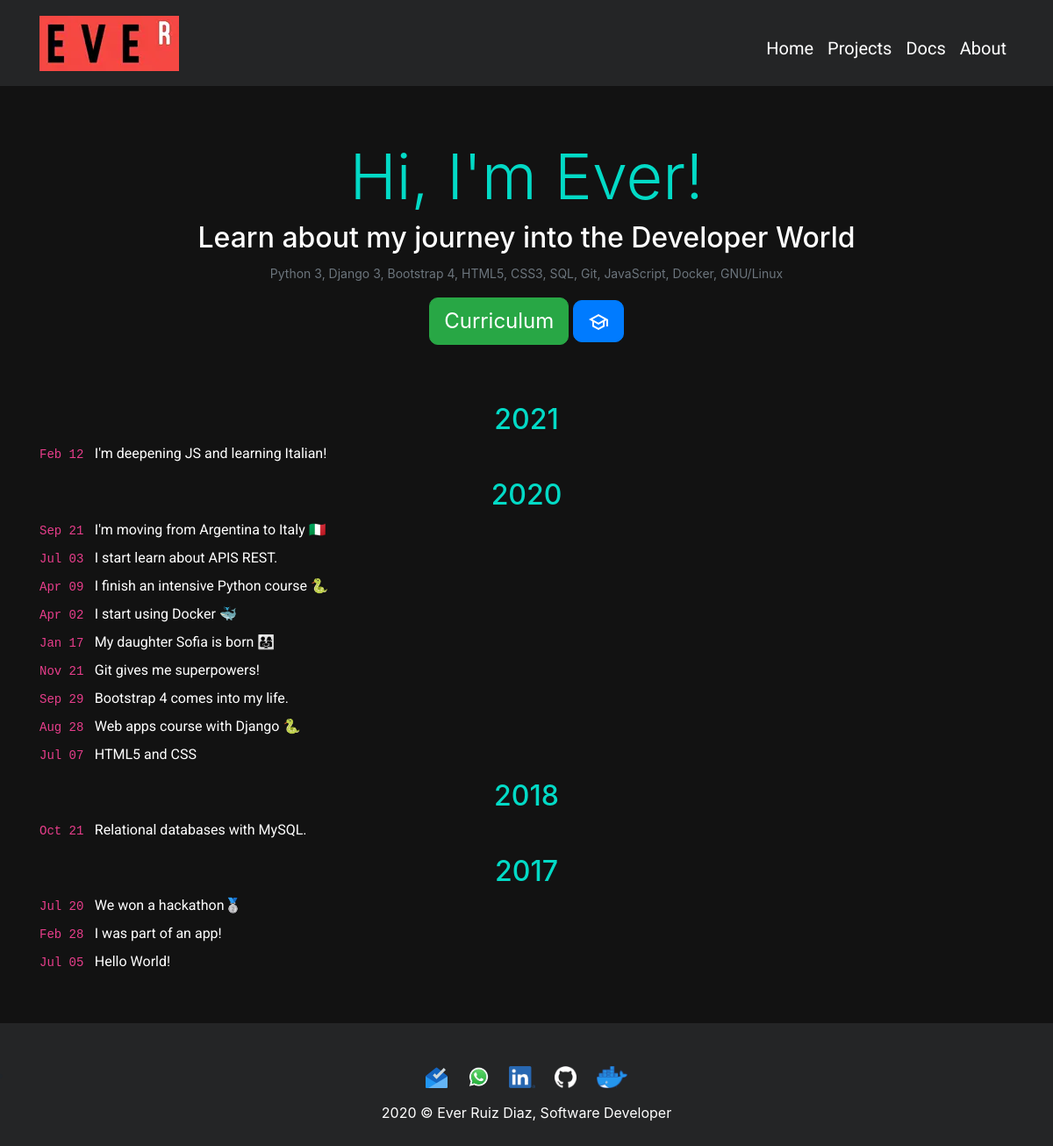
The app's page /, older data.
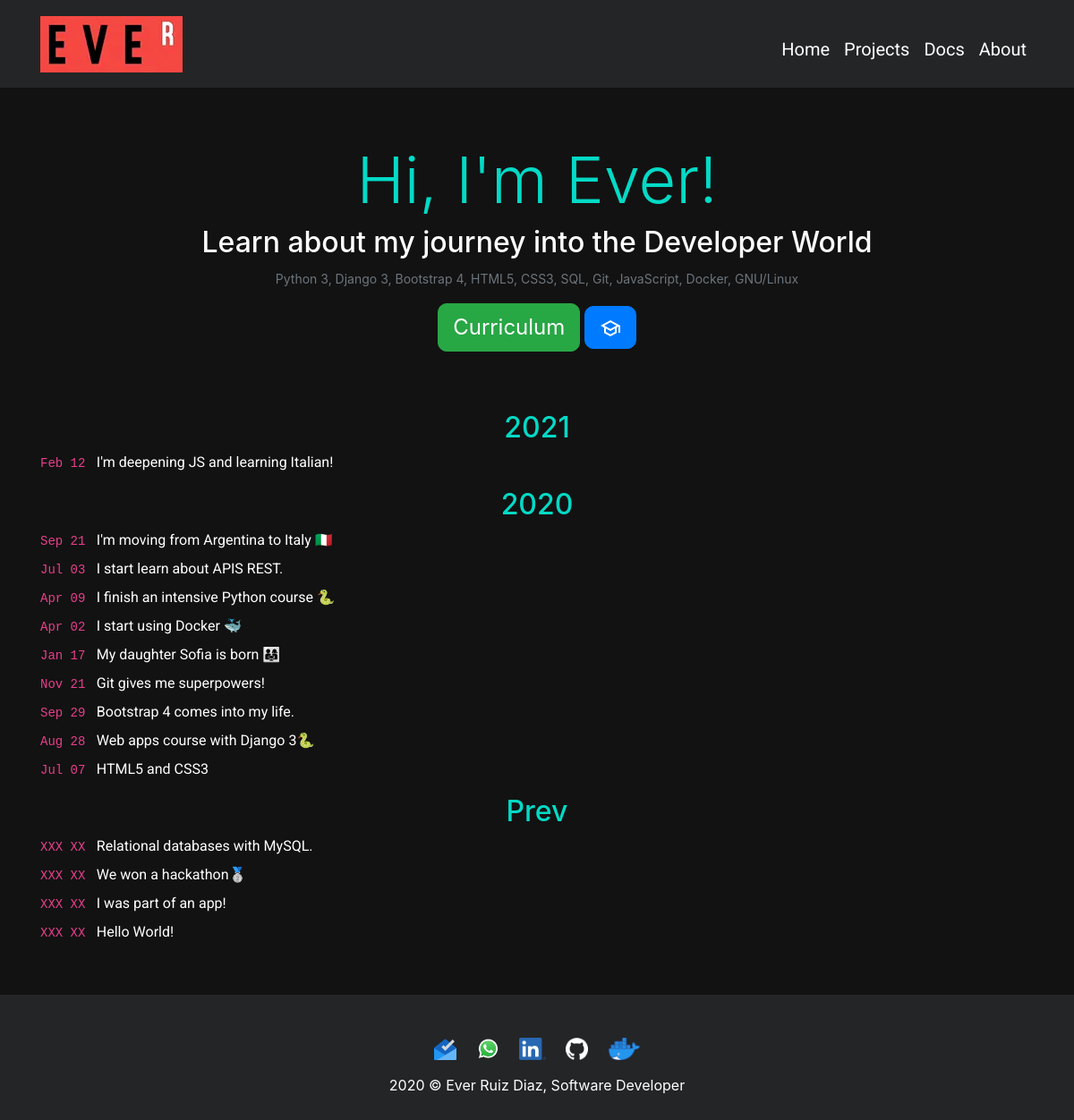
The same page, newer data.
### core/models.py (models this page shows, shortened)
class Blog(models.Model):
    title = models.CharField(verbose_name="Titulo", blank=True, max_length=150)
    subtitle = models.CharField(verbose_name="Subtitulo", blank=True, max_length=150, default="Nea")
    year = models.CharField(max_length=4, verbose_name="Año", null=True, blank=True)
    text_time = models.CharField(max_length=6, verbose_name="Fecha")
    description = RichTextField(verbose_name="Descripcion", blank=True, null=True)
    ordering = FloatField(verbose_name='Orden', default=0)
    link = models.URLField(null=True, blank=True)
    created = models.DateTimeField(auto_now_add=True, verbose_name='Fecha de creación')
    updated = models.DateTimeField(auto_now=True, verbose_name='Fecha de actualización')
    class Meta:
        verbose_name = "Blog"
        verbose_name_plural = "Blog"
        ordering = ['-ordering','created']

### core/views.py (the view)
# urls.py: path('', views.home, name='home'),
def home(request):
    blog = Blog.objects.all()
    return render(request, 'core/home.html', {'blog':blog})

### core/templates/core/home.html (shortened to what this page needs)
{% extends 'core/base.html' %}
{% load static %}
{% block content %}
    <div id="header" style="margin-bottom: 50px !important;">
        <h1 id="supertitle" class="display-3 pt-4">Hi, I'm Ever!</h1>
        <h2 id="subheader">Learn about my journey into the Developer World</h2>
        <p title="Skills" class="text-secondary"><small>Python 3, Django 3, Bootstrap 4, HTML5, CSS3, SQL, Git, JavaScript, Docker, GNU/Linux</small></p>
        <a href="{% static 'core/docs/curriculum.pdf' %}" target="blank"><button onclick="this.blur()" type="button" title="Curriculum" id="botoncito" class="btn btn-success btn-lg">Curriculum</button></a>
        <a href="{% url 'certifications' %}" id="certibotoncito" target="blank" title="Education">
            <button type="button" class="btn btn-primary btn-lg" title="Certifications" onclick="this.blur()">
                    <img style="max-width: 25px;" src="{% static 'core/img/school.svg' %}" title="Education">
            </button>
        </a>
    </div>
    <div class="pb-5 container" id="rosalia">
        <div>
            {% for elemento in blog %}
            <div>
                <h2 id="year_blog" class="text-center {% if elemento.year != None %} pt-3 {% endif %}">
                    {% if elemento.year != None %}
                        {{elemento.year}}
                    {% endif %}
                </h2>
                <a class="gordon text-left" type="button" data-toggle="modal" data-target="#{{elemento.subtitle}}" target="blank" type="button" href="{% if elemento.link != None %} {{elemento.link}} {% endif %}" style="display: flex; align-items: start;">
                    <span style="white-space: nowrap;">
                    <code>
                        <time class="dt-published dt-updated" datetime="{{elemento.datetime}}">
                            {{elemento.text_time}}
                        </time>
                    </code>
                        &nbsp;</span>
                    <span class="link__title">{{elemento.title}}</span>
                </a>
            </div>
        {% endfor %}
        </div>
    </div>
{% endblock %}

Row changes from the older to the newer data that the page shows:
changed Blog "Aug 28": title "Web apps course with Django 🐍" → "Web apps course with Django 3🐍"
changed Blog "Jul 07": title "HTML5 and CSS" → "HTML5 and CSS3"
changed Blog "Relational databases with MySQL.": year "2018" → "Prev"; text_time "Oct 21" → "XXX XX"
changed Blog "We won a hackathon🥈": text_time "Jul 20" → "XXX XX"; year "2017" → (not shown)
changed Blog "I was part of an app!": text_time "Feb 28" → "XXX XX"
changed Blog "Hello World!": text_time "Jul 05" → "XXX XX"
